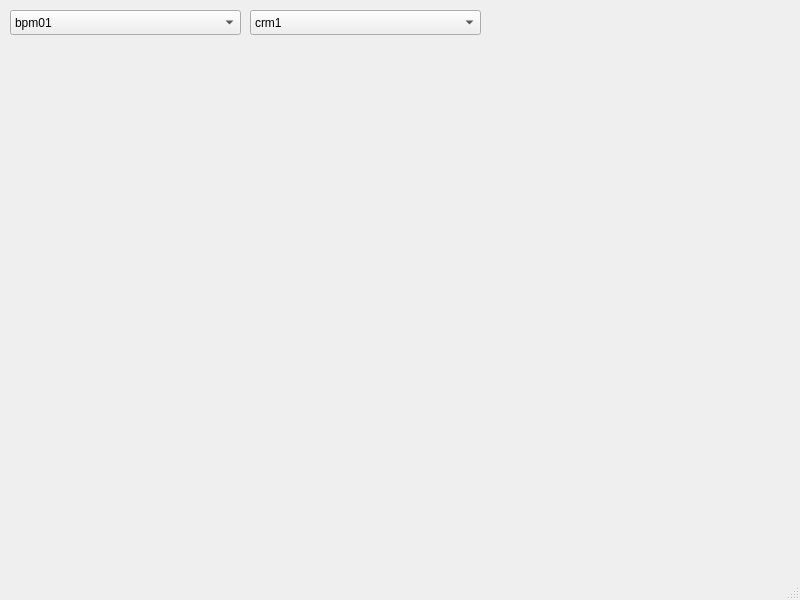
<?xml version="1.0" encoding="UTF-8"?>
<ui version="4.0">
 <class>MainWindow</class>
 <widget class="QMainWindow" name="MainWindow">
  <property name="geometry">
   <rect>
    <x>0</x>
    <y>0</y>
    <width>800</width>
    <height>600</height>
   </rect>
  </property>
  <property name="windowTitle">
   <string>MainWindow</string>
  </property>
  <widget class="QWidget" name="centralwidget">
   <widget class="QWidget" name="widget" native="true">
    <property name="geometry">
     <rect>
      <x>9</x>
      <y>39</y>
      <width>781</width>
      <height>511</height>
     </rect>
    </property>
   </widget>
   <widget class="QComboBox" name="comboBox">
    <property name="geometry">
     <rect>
      <x>10</x>
      <y>10</y>
      <width>231</width>
      <height>25</height>
     </rect>
    </property>
    <item>
     <property name="text">
      <string>bpm01</string>
     </property>
    </item>
    <item>
     <property name="text">
      <string>bpm02</string>
     </property>
    </item>
    <item>
     <property name="text">
      <string>bpm03</string>
     </property>
    </item>
    <item>
     <property name="text">
      <string>bpm04</string>
     </property>
    </item>
    <item>
     <property name="text">
      <string>bpm05</string>
     </property>
    </item>
    <item>
     <property name="text">
      <string>bpm07</string>
     </property>
    </item>
    <item>
     <property name="text">
      <string>bpm08</string>
     </property>
    </item>
    <item>
     <property name="text">
      <string>bpm09</string>
     </property>
    </item>
    <item>
     <property name="text">
      <string>bpm10</string>
     </property>
    </item>
    <item>
     <property name="text">
      <string>bpm11</string>
     </property>
    </item>
    <item>
     <property name="text">
      <string>bpm12</string>
     </property>
    </item>
    <item>
     <property name="text">
      <string>bpm13</string>
     </property>
    </item>
    <item>
     <property name="text">
      <string>bpm14</string>
     </property>
    </item>
    <item>
     <property name="text">
      <string>bpm15</string>
     </property>
    </item>
    <item>
     <property name="text">
      <string>bpm16</string>
     </property>
    </item>
    <item>
     <property name="text">
      <string>bpm17</string>
     </property>
    </item>
   </widget>
   <widget class="QComboBox" name="comboBox_2">
    <property name="geometry">
     <rect>
      <x>250</x>
      <y>10</y>
      <width>231</width>
      <height>25</height>
     </rect>
    </property>
    <item>
     <property name="text">
      <string>crm1</string>
     </property>
    </item>
    <item>
     <property name="text">
      <string>c1d1_z</string>
     </property>
    </item>
    <item>
     <property name="text">
      <string>c1d2_z</string>
     </property>
    </item>
    <item>
     <property name="text">
      <string>c4d2_z</string>
     </property>
    </item>
    <item>
     <property name="text">
      <string>crm2</string>
     </property>
    </item>
    <item>
     <property name="text">
      <string>crm3</string>
     </property>
    </item>
    <item>
     <property name="text">
      <string>crm4</string>
     </property>
    </item>
    <item>
     <property name="text">
      <string>crm5</string>
     </property>
    </item>
    <item>
     <property name="text">
      <string>crm6</string>
     </property>
    </item>
    <item>
     <property name="text">
      <string>crm7</string>
     </property>
    </item>
    <item>
     <property name="text">
      <string>crm8</string>
     </property>
    </item>
   </widget>
  </widget>
  <widget class="QMenuBar" name="menubar">
   <property name="geometry">
    <rect>
     <x>0</x>
     <y>0</y>
     <width>800</width>
     <height>22</height>
    </rect>
   </property>
  </widget>
  <widget class="QStatusBar" name="statusbar"/>
 </widget>
 <resources/>
 <connections/>
</ui>
